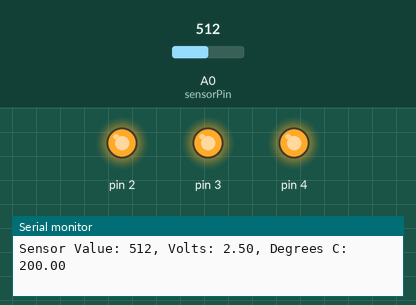
The sketch below on a simulated Arduino Uno, built with avr-gcc and run on an emulated ATmega328P. Parts: output pins drawn as LEDs (lit = HIGH), the last lines printed to the serial monitor. The inputs (shaded band) are chosen by the test bench; at power-on: A0 (sensorPin) = 512.

Above: at 1.2 s.
1.3 s: A0 (sensorPin) set to 170
4.3 s: A0 (sensorPin) set to 157
At 4.6 s:
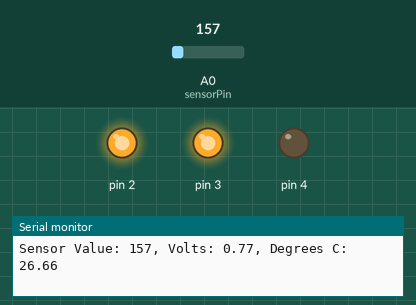
5.8 s: A0 (sensorPin) set to 122
At 7.0 s:
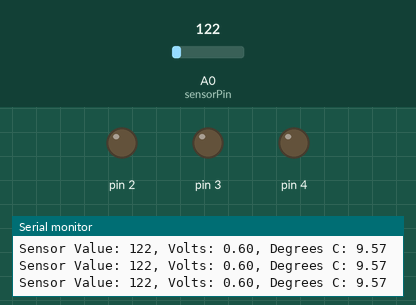
7.3 s: A0 (sensorPin) set to 1023
At 7.7 s:
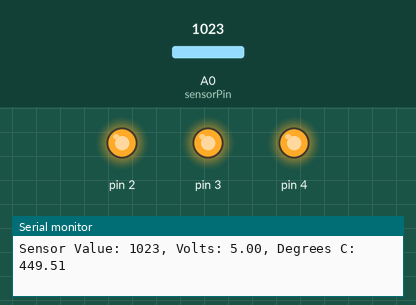
8.8 s: A0 (sensorPin) set to 0
At 9.2 s:
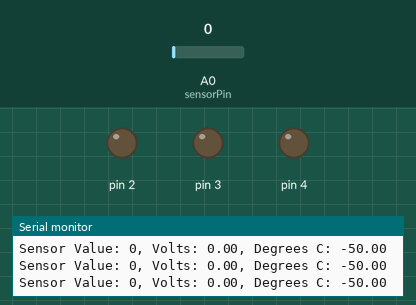
Timing chart, 0 to 11.3 s (numbered marks = the images above; inputs shaded):
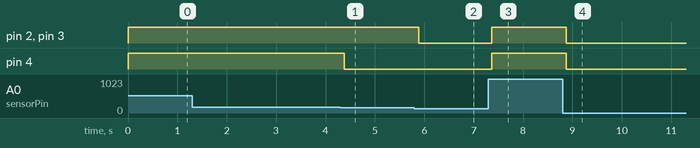

Measured:
- the behaviour switches between 158 and 157 on A0 (sensorPin) (found by bisection; images 0 and 1)
- after the input at 4.3 s, pin 4: HIGH → LOW after 0.08 s
- after the input at 5.8 s, pin 2, pin 3: HIGH → LOW after 0.09 s
- after the input at 7.3 s, pin 2–4: LOW → HIGH after 0.07 s
- after the input at 8.8 s, pin 2–4: HIGH → LOW after 0.08 s

The sketch:

main.ino
```cpp
const int sensorPin = A0;
const float baselineTemp = 20.8;

void setup() {
  // put your setup code here, to run once:
  Serial.begin(9600);

  for(int pinNo = 2; pinNo < 5; pinNo++) {
    pinMode(pinNo, OUTPUT);
    digitalWrite(pinNo, LOW);
  }
}

void loop() {
  // put your main code here, to run repeatedly:
  int sensorVal = analogRead(sensorPin);

  Serial.print("Sensor Value: ");
  Serial.print(sensorVal);

  //convert ADC to voltage 0-5V
  float voltage = (sensorVal / 1024.0) * 5;

  Serial.print(", Volts: ");
  Serial.print(voltage);

  float temp = (voltage - 0.5) * 100;

  Serial.print(", Degrees C: ");
  Serial.println(temp);

  if(temp < baselineTemp + 2) {
    digitalWrite(2, LOW);
    digitalWrite(3, LOW);
    digitalWrite(4, LOW);
  } else if(temp >= baselineTemp + 2 && temp < baselineTemp + 4) {
    digitalWrite(2, HIGH);
    digitalWrite(3, LOW);
    digitalWrite(4, LOW);
  } else if(temp >= baselineTemp + 4 && temp < baselineTemp + 6) {
    digitalWrite(2, HIGH);
    digitalWrite(3, HIGH);
    digitalWrite(4, LOW);
  } else if(temp >= baselineTemp + 6) {
    digitalWrite(2, HIGH);
    digitalWrite(3, HIGH);
    digitalWrite(4, HIGH);
  }

  delay(1);
}
```
